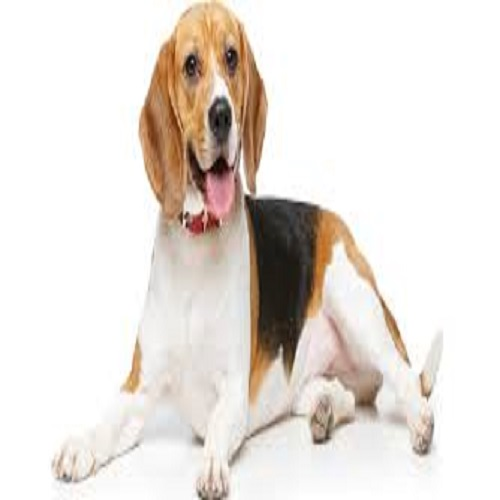
#> input picture beagledog.jpg, 500 x 500 px, found by its file name
$ python cartoon-image-converter.py
#> lines starting #> are read from the running program, lines starting #| are printed output that depends on the picture; after the words box and inside, x2 and y2 are one past the last pixel; in counts of white or black regions, pixels touching at a corner belong together
import cv2 as cv2
import numpy as np
import os
directory = os.getcwd()
num_down = 2
num_bilateral = 17
image = cv2.imread(".\\beagledog.jpg")
#> image is the input picture: shape (500, 500, 3); mean B, G, R 219.4, 225.1, 231.7
cv2.imshow("Image",image)
cv2.waitKey(15)
cv2.destroyAllWindows()
img_color= image
for _ in range(num_down):
  img_color=cv2.pyrDown(img_color)
#> this loop made 2 passes
#> pass 2, `img_color=cv2.pyrDown(img_color)`:
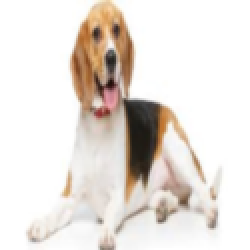
#> img_color: shape (125, 125, 3) (shown 2 times larger); mean B, G, R 219.4, 225.1, 231.7
for _ in range(num_bilateral):
  img_color = cv2.bilateralFilter(img_color,d=9,sigmaColor=19,sigmaSpace=17)
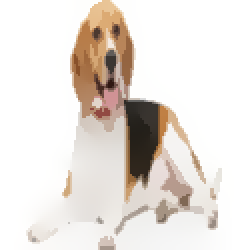
#> img_color: shape (125, 125, 3) (shown 2 times larger); mean B, G, R 219.9, 225.5, 232.1
for _ in range(num_down):
  img_color = cv2.pyrUp(img_color)
#> this loop made 2 passes
#> pass 1, `img_color = cv2.pyrUp(img_color)`:
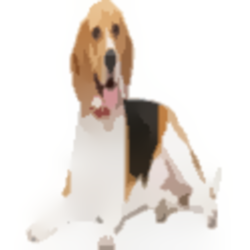
#> img_color: shape (250, 250, 3); mean B, G, R 219.9, 225.5, 232.2
img_gray = cv2.cvtColor(image,cv2.COLOR_RGB2GRAY)
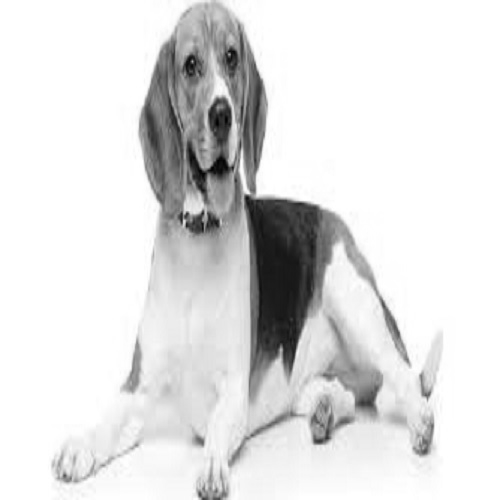
#> img_gray: shape (500, 500); min 1, max 255, mean 224.1
img_blur = cv2.medianBlur(img_gray,15)
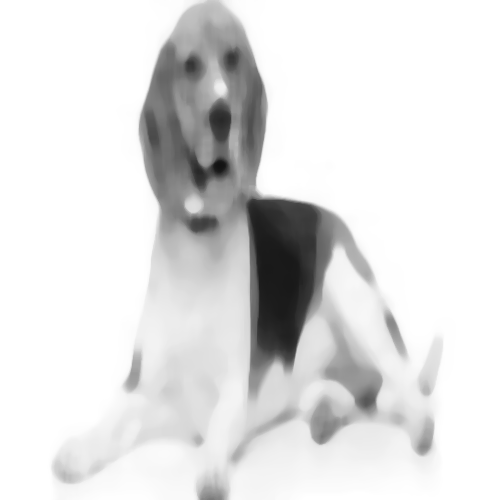
#> img_blur: shape (500, 500); min 18, max 255, mean 225
img_edge = cv2.adaptiveThreshold(img_blur,255,cv2.ADAPTIVE_THRESH_MEAN_C,cv2.THRESH_BINARY,blockSize=9,C=2)
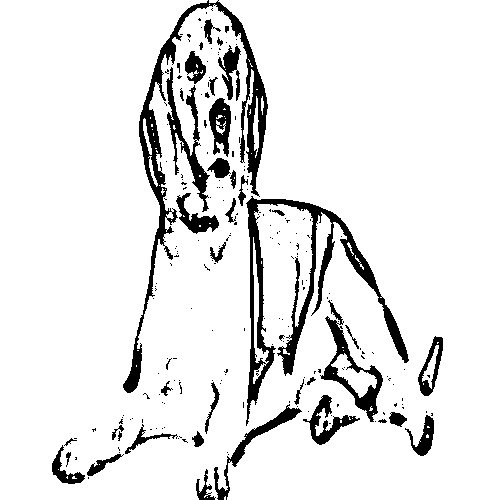
#> img_edge: shape (500, 500); 90.7% white; 214 black regions (172 under 20 px), largest, box (x1, y1, x2, y2) and area: (246, 196, 409, 426) 5691, (123, 0, 268, 393) 5565, (320, 300, 383, 422) 1593
img_edge = cv2.cvtColor(img_edge,cv2.COLOR_GRAY2RGB)
img_cartoon  =cv2.bitwise_and(img_color,img_edge)
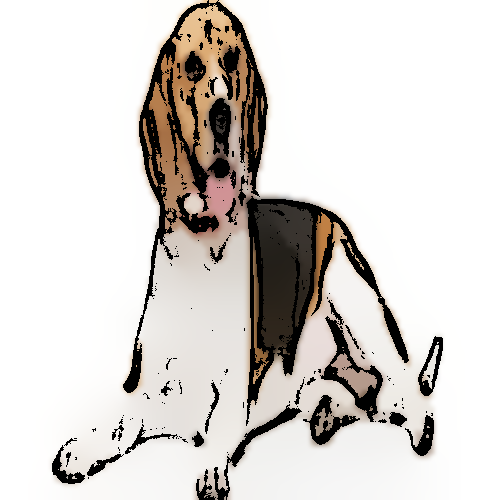
#> img_cartoon: shape (500, 500, 3); mean B, G, R 208.4, 212, 216.1
cv2.imshow("Cartoon",img_cartoon)
cv2.waitKey(50)
cv2.destroyAllWindows()
image_name = "cartoon_image.jpg"
cv2.imwrite(image_name,img_cartoon)
print(os.listdir(directory))
